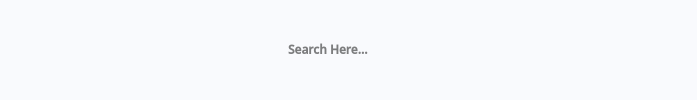
        <widget class="QWidget" name="widget" native="true">
         <property name="sizePolicy">
          <sizepolicy hsizetype="Preferred" vsizetype="Preferred">
           <horstretch>0</horstretch>
           <verstretch>0</verstretch>
          </sizepolicy>
         </property>
         <property name="minimumSize">
          <size>
           <width>0</width>
           <height>40</height>
          </size>
         </property>
         <property name="maximumSize">
          <size>
           <width>16777215</width>
           <height>16777215</height>
          </size>
         </property>
         <property name="font">
          <font>
           <family>Open Sans Semibold</family>
           <weight>75</weight>
           <bold>true</bold>
          </font>
         </property>
         <property name="whatsThis">
          <string/>
         </property>
         <property name="styleSheet">
          <string notr="true">QWidget {
		background-color: #f9fafd;
		border: qradialgradient(spread:pad, cx:0.5, cy:0.5, radius:0.5, fx:0.5, fy:0.5, stop:0.238636 rgba(255, 255, 255, 0))
	}
</string>
         </property>
         <layout class="QHBoxLayout" name="horizontalLayout_4">
          <property name="spacing">
           <number>0</number>
          </property>
          <property name="sizeConstraint">
           <enum>QLayout::SetDefaultConstraint</enum>
          </property>
          <property name="leftMargin">
           <number>0</number>
          </property>
          <property name="topMargin">
           <number>0</number>
          </property>
          <property name="rightMargin">
           <number>0</number>
          </property>
          <property name="bottomMargin">
           <number>0</number>
          </property>
          <item>
           <widget class="QPushButton" name="menu_button">
            <property name="styleSheet">
             <string notr="true">QPushButton {
		padding: 5px;
		border: none;
		width: 30px;
		height: 30px;
	}</string>
            </property>
            <property name="text">
             <string/>
            </property>
            <property name="icon">
             <iconset resource="../icons.qrc">
              <normaloff>:/icons/icons/menu-4-48.ico</normaloff>:/icons/icons/menu-4-48.ico</iconset>
            </property>
            <property name="iconSize">
             <size>
              <width>14</width>
              <height>14</height>
             </size>
            </property>
            <property name="checkable">
             <bool>true</bool>
            </property>
           </widget>
          </item>
          <item>
           <spacer name="horizontalSpacer">
            <property name="orientation">
             <enum>Qt::Horizontal</enum>
            </property>
            <property name="sizeType">
             <enum>QSizePolicy::Expanding</enum>
            </property>
            <property name="sizeHint" stdset="0">
             <size>
              <width>236</width>
              <height>20</height>
             </size>
            </property>
           </spacer>
          </item>
          <item>
           <layout class="QHBoxLayout" name="horizontalLayout">
            <property name="spacing">
             <number>10</number>
            </property>
            <item>
             <widget class="QLineEdit" name="search_tab">
              <property name="sizePolicy">
               <sizepolicy hsizetype="Expanding" vsizetype="Fixed">
                <horstretch>0</horstretch>
                <verstretch>0</verstretch>
               </sizepolicy>
              </property>
              <property name="minimumSize">
               <size>
                <width>0</width>
                <height>0</height>
               </size>
              </property>
              <property name="maximumSize">
               <size>
                <width>16777212</width>
                <height>16777215</height>
               </size>
              </property>
              <property name="styleSheet">
               <string notr="true">QLineEdit{
		border: none;
		padding: 5px 10px;
border-radius: 10px;
}

QLineEdit:focus{
		background-color: rgb(229, 229, 229);
}</string>
              </property>
              <property name="placeholderText">
               <string>Search Here...</string>
              </property>
             </widget>
            </item>
            <item>
             <widget class="QPushButton" name="search_button">
              <property name="styleSheet">
               <string notr="true">QPushButton{
		border: none;
}</string>
              </property>
              <property name="text">
               <string/>
              </property>
              <property name="icon">
               <iconset resource="../icons.qrc">
                <normaloff>:/icons/icons/search-3-48.ico</normaloff>:/icons/icons/search-3-48.ico</iconset>
              </property>
             </widget>
            </item>
           </layout>
          </item>
          <item>
           <spacer name="horizontalSpacer_2">
            <property name="orientation">
             <enum>Qt::Horizontal</enum>
            </property>
            <property name="sizeType">
             <enum>QSizePolicy::Expanding</enum>
            </property>
            <property name="sizeHint" stdset="0">
             <size>
              <width>236</width>
              <height>20</height>
             </size>
            </property>
           </spacer>
          </item>
         </layout>
        </widget>
